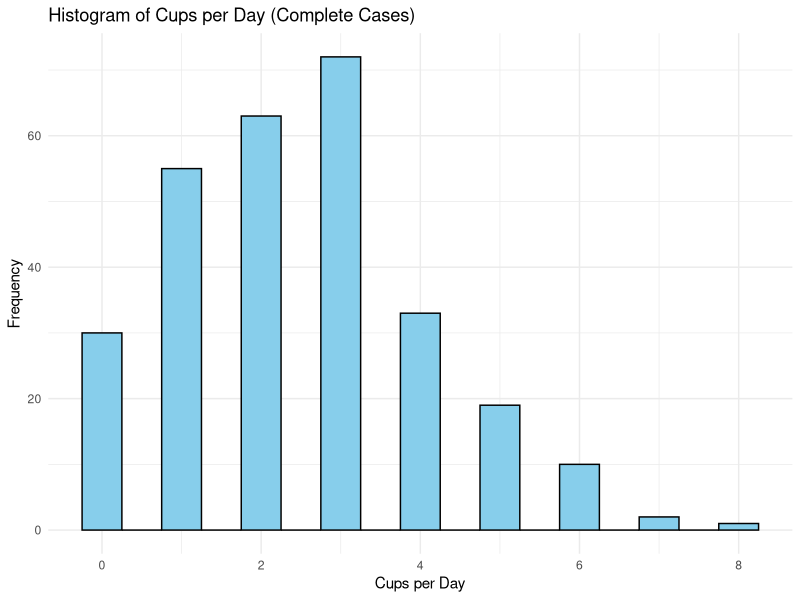
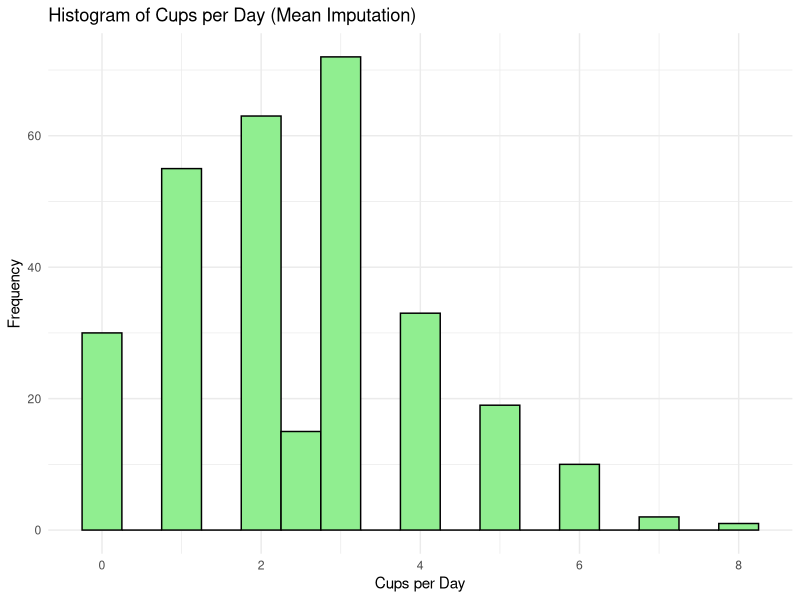
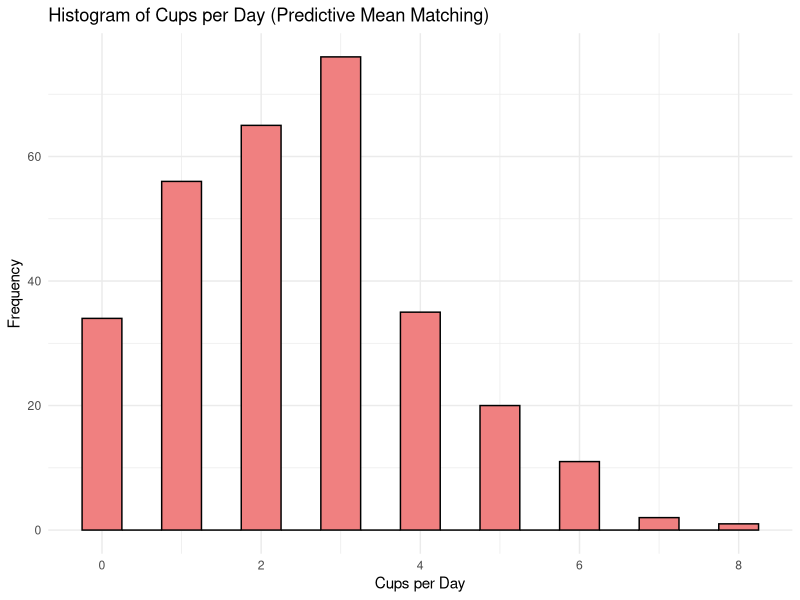

Generate these figures, in order, with R:
# Load necessary packages
library(ggplot2)
library(mice)  # For imputation

# Load the dataset
coffee_data <- read.csv("coffee_data_complete.csv")


# --- Option A: Remove rows with missing data ---

# Remove rows with missing values in 'cups_per_day'
complete_cases <- coffee_data[complete.cases(coffee_data$cups_per_day), ]

# Summary statistics for 'cups_per_day'
summary(complete_cases$cups_per_day)

# Histogram of 'cups_per_day' using ggplot2 for better visualization
plot_a <- ggplot(complete_cases, aes(x = cups_per_day)) +
  geom_histogram(binwidth = 0.5, fill = "skyblue", color = "black") +
  labs(title = "Histogram of Cups per Day (Complete Cases)",
       x = "Cups per Day", y = "Frequency") +
  theme_minimal()

# Save the plot
ggsave("challenge1_plot_a.png", plot_a)

# --- Option B: Impute missing values with the mean ---

# Calculate the mean of 'cups_per_day'
mean_cups <- mean(coffee_data$cups_per_day, na.rm = TRUE)

# Impute missing values with the mean
mean_imputed_data <- coffee_data  # Create a copy of the data
mean_imputed_data$cups_per_day[is.na(mean_imputed_data$cups_per_day)] <- mean_cups

# Summary statistics for 'cups_per_day'
summary(mean_imputed_data$cups_per_day)

# Histogram of 'cups_per_day' using ggplot2
plot_b <- ggplot(mean_imputed_data, aes(x = cups_per_day)) +
  geom_histogram(binwidth = 0.5, fill = "lightgreen", color = "black") +
  labs(title = "Histogram of Cups per Day (Mean Imputation)",
       x = "Cups per Day", y = "Frequency") +
  theme_minimal()

# Save the plot
ggsave("challenge1_plot_b.png", plot_b)

# --- Option C: Impute missing values using a prediction model ---

# Impute missing values using predictive mean matching
imputed_data <- mice(coffee_data, m = 5, method = "pmm", seed = 42)

# Complete the dataset using the first imputed set
completed_data <- complete(imputed_data, 1)

# Summary statistics for 'cups_per_day'
summary(completed_data$cups_per_day)

# Histogram of 'cups_per_day' using ggplot2
plot_c <- ggplot(completed_data, aes(x = cups_per_day)) +
  geom_histogram(binwidth = 0.5, fill = "lightcoral", color = "black") +
  labs(title = "Histogram of Cups per Day (Predictive Mean Matching)",
       x = "Cups per Day", y = "Frequency") +
  theme_minimal()

# Save the plot
ggsave("challenge1_plot_c.png", plot_c)
